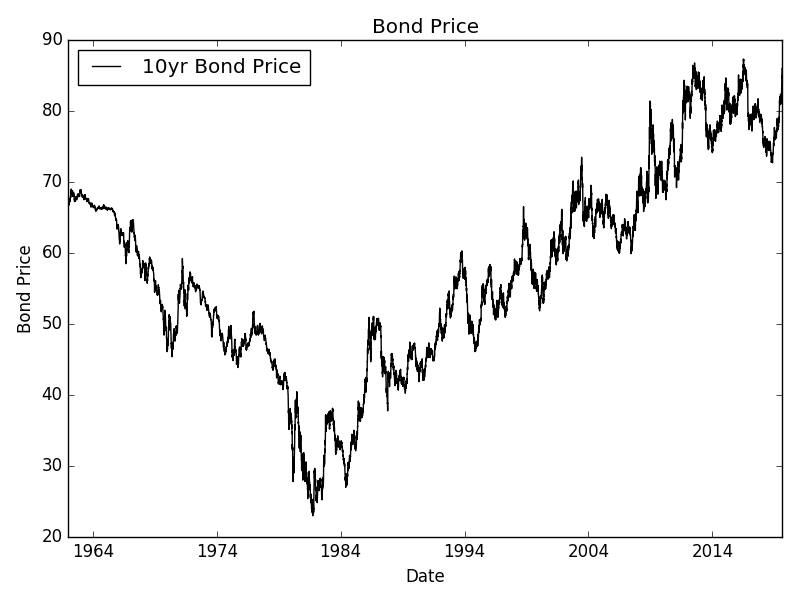

This figure's Python source:
#!/usr/bin/env python3
# -*- coding: utf-8 -*-
"""
Created on Mon Aug 19 21:07:27 2019

    bond_backtest.py
        This tests bond investing, where the investor invests in a 10-year bond
        and "re-balances" every year

@author: jeffreywalker
"""

import pandas as pd
import numpy as np
from bond_price import bond_price
import matplotlib.pyplot as plt


## read in bond data
bond_yield=pd.read_csv('10_year_treasury_bond_rate_yield_chart.csv',
                       skiprows=[8],header=8)

bond_yield=bond_yield.rename(columns={' value':'y'})
bond_yield['date'] = pd.to_datetime(bond_yield.date,infer_datetime_format=True)
bond_yield=bond_yield.set_index('date')

## Maybe use data straight from the fed, should be very reliable. 
## Also, 10 year and 7 year 

## variables
r=0.01625
r=0.0
## principal; but actually the par value here.
p0=100.0
## the actual principal, the initial investment in dollars
invest=1e2
## time to maturity of the bond
texp=10

## daily rebalance?

price=np.zeros((len(bond_yield)))

for i in range(len(bond_yield)):
    price[i]=bond_price(r=r,y=bond_yield.y[i]/100,n=texp,p0=p0)
 
## add the price to the dataframe
price_df=pd.DataFrame(price,index=bond_yield.index)
bond_yield.insert(1, "price", price_df)     
    
## use this loop to calculate the return?    
prev_year='1981'
date_array=pd.date_range('1/2/1981','1/2/2019',freq='BAS-oct')
purchase_date=date_array[0]
return_rate=np.zeros((len(date_array)))
## the number of bonds corresponding to the investment.
nbonds=np.zeros((len(date_array)))
sell_price=np.zeros((len(date_array)))
purchase_price=np.zeros((len(date_array)))
tot_return=np.zeros((len(date_array)))
tot_return[0]=0
return_factor=np.zeros((len(date_array)))

index=0
for time in date_array[1:]:
    ## use the bond price from when it was purchased; the previous date in the
    ## date array
    purchase_price[index]=bond_price(r=r,
                  y=bond_yield.y[purchase_date]/100,
                  n=texp,
                  p0=p0)
    
    ## find the factor by which the initial investment increased
    return_factor[index]=purchase_price[index]/purchase_price[index-1]
    rebalance_date=time
    ## compute the return;    
    index=index+1
    sell_price[index]=bond_price(
            r=r,
            y=bond_yield.y[rebalance_date]/100,
            n=texp-1,
            p0=p0)
    
    #return_rate[index]=(sell_price[index]-purchase_price[index])/purchase_price[index]
    #tot_return[index]=return_rate[index]*tot_return[index-1]
    tot_return[index]=sell_price[index]-purchase_price[index-1]
    
    purchase_date=time
 
## return factor has inf for first element; discard this 
return_factor[0]=1
    
plt.figure()
plt.title('US 10 Year Note Yield')
plt.plot(bond_yield.y)

## the price plot:
plt.figure()
plt.title('Bond Price')
plt.plot(bond_yield.index,price,'-k',label=str(texp)+'yr '+'Bond Price')
plt.xlabel('Date')
plt.ylabel('Bond Price')
## Make a legend
plt.legend(loc='best')
## tight_layout makes everything fit nicely in the plot
plt.tight_layout()
plt.savefig('bond_backtest.png')

